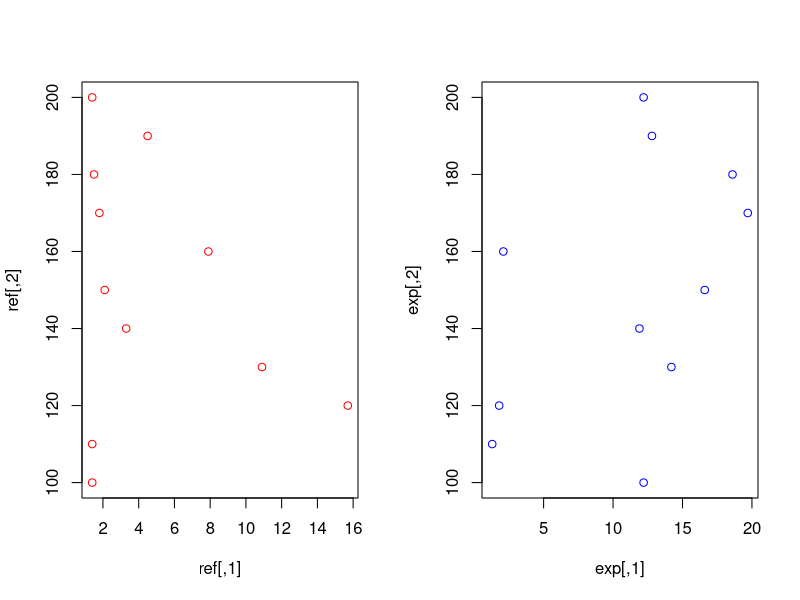

This figure's R source:
exp<-cbind(abs(round(rnorm(10),2)*10), seq(100, 200, by=10))
ref<-cbind(abs(round(rnorm(10),2)*10), seq(100, 200, by=10))
op <- par(mfrow=c(1,2))
plot(ref, col="red")
plot(exp, col="blue")
par(op)
